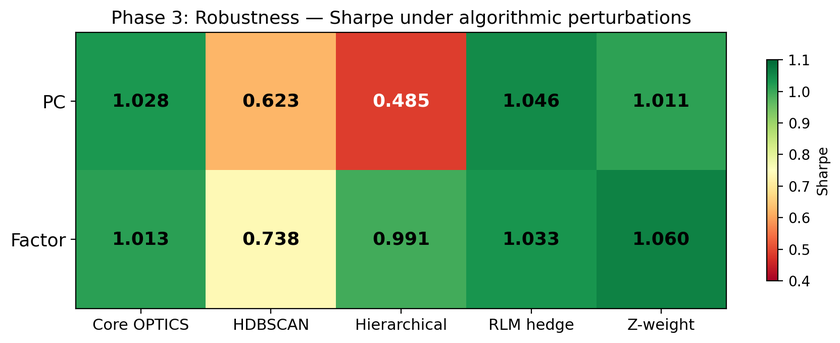
#> input picture submission/report/assets/robustness_heatmap.png, 840 x 343 px, shrunk from 1663 x 678 before the run
$ python build_supplementary_deck.py
#> lines starting #> are read from the running program, lines starting #| are printed output that depends on the picture
"""Build the supplementary slide deck — Phases 2.5–6.

Same visual language as build_deck.py (palette, helpers, layout).
Run:  python3 report/build_supplementary_deck.py
  →   report/QF621_supplementary_deck.pdf
"""
from __future__ import annotations
import textwrap
from pathlib import Path
import matplotlib
matplotlib.use("Agg")
import matplotlib.pyplot as plt
from matplotlib.backends.backend_pdf import PdfPages
from matplotlib.patches import FancyBboxPatch, Rectangle
import matplotlib.image as mpimg

HERE = Path(__file__).resolve().parent
ASSETS = HERE / "assets"
OUT = HERE / "QF621_supplementary_deck.pdf"

# --- palette (same as main deck) ---
NAVY = "#1b4965"
BLUE = "#5fa8d3"
LIGHT = "#cae9ff"
INK = "#1d2733"
GRAY = "#5a6b7b"
BG = "#ffffff"
PANEL = "#f2f7fb"
GREEN = "#2e7d4f"
RED = "#b3402f"

plt.rcParams.update({"font.family": "DejaVu Sans"})
W, H = 13.333, 7.5
pages: list = []


def new_fig():
    fig = plt.figure(figsize=(W, H), dpi=200)
    fig.patch.set_facecolor(BG)
    ax = fig.add_axes([0, 0, 1, 1]); ax.set_xlim(0, 1); ax.set_ylim(0, 1); ax.axis("off")
    return fig, ax


def footer(ax, n):
    ax.add_patch(Rectangle((0, 0), 1, 0.012, color=NAVY, lw=0))
    ax.text(0.04, 0.035, "Clustering-Based Pairs Trading · QF621 — Supplementary", color=GRAY, fontsize=9)
    ax.text(0.96, 0.035, f"{n}", color=GRAY, fontsize=9, ha="right")


def header(ax, kicker, title):
    ax.text(0.055, 0.90, kicker.upper(), color=BLUE, fontsize=12.5, weight="bold")
    ax.text(0.055, 0.85, title, color=NAVY, fontsize=27, weight="bold", va="top")
    ax.add_patch(Rectangle((0.055, 0.76), 0.18, 0.006, color=BLUE, lw=0))


def bullets(ax, items, x=0.075, y=0.70, dy=0.105, width=78, fs=16, gap=0.0):
    cy = y
    for it in items:
        text = it[1] if isinstance(it, tuple) else it
        wrapped = textwrap.wrap(text, width=width)
        ax.add_patch(plt.Circle((x, cy + 0.005), 0.006, color=BLUE, transform=ax.transAxes))
        for i, line in enumerate(wrapped):
            ax.text(x + 0.022, cy - i * 0.045, line, color=INK, fontsize=fs, va="center")
        cy -= dy + 0.045 * (len(wrapped) - 1)
    return cy


def table(ax, headers, rows, col_x, y0, row_h=0.075, fs=14, highlight=None, align=None, band_w=None):
    highlight = highlight or {}
    align = align or ["left"] * len(headers)
    w = band_w if band_w is not None else col_x[-1] - col_x[0] + 0.10
    ax.add_patch(Rectangle((col_x[0] - 0.012, y0 - row_h * 0.62), w,
                           row_h, color=NAVY, lw=0))
    for j, h in enumerate(headers):
        ha = align[j]
        xx = col_x[j] + (0.085 if ha == "right" else 0)
        ax.text(xx, y0 - row_h * 0.10, h, color="white", fontsize=fs, weight="bold", ha=ha, va="center")
    y = y0 - row_h
    for ri, row in enumerate(rows):
        if ri % 2 == 0:
            ax.add_patch(Rectangle((col_x[0] - 0.012, y - row_h * 0.62), w,
                                   row_h, color=PANEL, lw=0))
        if ri in highlight:
            ax.add_patch(Rectangle((col_x[0] - 0.012, y - row_h * 0.62), w,
                                   row_h, color=highlight[ri], lw=0, alpha=0.55))
        for j, cell in enumerate(row):
            ha = align[j]
            xx = col_x[j] + (0.085 if ha == "right" else 0)
            wt = "bold" if ri in highlight else "normal"
            ax.text(xx, y - row_h * 0.10, str(cell), color=INK, fontsize=fs, ha=ha, va="center", weight=wt)
        y -= row_h


def image_slide(kicker, title, img, caption=None, img_w=0.62, top=0.72):
    fig, ax = new_fig(); header(ax, kicker, title)
    im = mpimg.imread(str(img)); h, w = im.shape[:2]
    aspect = h / w
    iw = img_w; ih = iw * aspect * (W / H)
    ix = (1 - iw) / 2; iy = top - ih
    iax = fig.add_axes([ix, max(iy, 0.14), iw, ih]); iax.axis("off"); iax.imshow(im)
    if caption:
        for i, line in enumerate(textwrap.wrap(caption, 120)):
            ax.text(0.5, 0.115 - i * 0.035, line, color=GRAY, fontsize=12.5, ha="center")
    return fig, ax


def lead_slide(title_lines, sub_lines, footer_line=None):
    fig, ax = new_fig()
    ax.add_patch(Rectangle((0, 0), 1, 1, color=NAVY, lw=0))
    ax.add_patch(Rectangle((0, 0.0), 1, 0.10, color=BLUE, lw=0))
    cy = 0.62
    for t, sz in title_lines:
        ax.text(0.5, cy, t, color="white", fontsize=sz, weight="bold", ha="center", va="center")
        cy -= 0.085 * (sz / 38)
    cy -= 0.04
    for s in sub_lines:
        ax.text(0.5, cy, s, color=LIGHT, fontsize=16, ha="center", va="center")
        cy -= 0.06
    if footer_line:
        ax.text(0.5, 0.05, footer_line, color="#9bbdd4", fontsize=12.5, ha="center")
    return fig, ax


# ============================ SLIDES ============================

# S1 — Title
f, _ = lead_slide(
    [("Supplementary Slides", 40),
     ("Phases 2.5 – 6: Extensions, Robustness, Realism & Honesty Tests", 18)],
    ["Factor-beta extension · robustness testing · transaction costs · out-of-sample",
     "Position carry-over · implementation-correctness review · bootstrap CIs · dispersion"],
    "These slides continue from the main deck (Phases 0–2)")
pages.append(f)

# S2 — Phase 2.5: Factor-Beta Extension
pg = 2
f, ax = new_fig(); header(ax, "Phase 2.5 · Original Extension", "Factor-beta clustering — a structurally different signal")
bullets(ax, [
    "Cluster stocks by shared RISK-FACTOR EXPOSURES, not return co-movement.",
    "Ridge-regress each stock's returns on 18 factors (6 FF style + 12 FF industry) → 18-d beta vector per stock.",
    "Distance = standardised Euclidean between beta vectors. Stocks with similar factor loadings cluster together.",
], y=0.70, dy=0.095, fs=15.5, width=90)
ax.add_patch(FancyBboxPatch((0.07, 0.24), 0.85, 0.16, boxstyle="round,pad=0.015,rounding_size=0.02",
             fc=PANEL, ec=BLUE, lw=1.5))
ax.text(0.09, 0.345, "Results", color=NAVY, fontsize=14, weight="bold")
ax.text(0.09, 0.295, "Factor core Sharpe 1.013 (comparable to PC 1.028). Factor + cointegration filter: 0.858.",
        color=INK, fontsize=14.5)
ax.text(0.09, 0.255, "An independent metric reaching ~1.0 is strong evidence the edge is real, not a PC-specific artefact.",
        color=INK, fontsize=14.5)
footer(ax, pg); pages.append(f)

# S3 — Phase 3: Robustness Heatmap
pg = 3
f, ax = image_slide("Phase 3 · Robustness", "What breaks when you swap components?",
                    ASSETS / "robustness_heatmap.png",
                    caption="Clustering algorithm is LOAD-BEARING: HDBSCAN/hierarchical dilute PC badly (0.485-0.623). Factor-beta is sturdier — holds 0.991 under hierarchical where PC breaks. Hedge ratio & sizing are secondary (±0.05).",
                    img_w=0.62, top=0.72)
#> in image_slide, im is the input picture: shape (343, 840, 4) float32; mean R, G, B, A 0.584, 0.724, 0.563, 1
footer(ax, pg); pages.append(f)

# S4 — Phase 3: Robustness summary
pg = 4
f, ax = new_fig(); header(ax, "Phase 3 · Robustness", "What we learned — and what it means for deployment")
ax.text(0.075, 0.71, "8-cell grid:  {PC, Factor} × {HDBSCAN, Hierarchical, RLM hedge, Z-weight}",
        color=NAVY, fontsize=15, weight="bold")
table(ax, ["", "PC", "Factor"], [
    ["Core (OPTICS, OLS, equal)", "1.028", "1.013"],
    ["HDBSCAN", "0.623", "0.738"],
    ["Hierarchical", "0.485", "0.991"],
    ["RLM hedge ratio", "1.046", "1.033"],
    ["Z-weight sizing", "1.011", "1.060"],
], col_x=[0.075, 0.62, 0.78], y0=0.64, row_h=0.072, fs=14,
   align=["left", "right", "right"])
ax.add_patch(FancyBboxPatch((0.07, 0.14), 0.85, 0.14, boxstyle="round,pad=0.015,rounding_size=0.02",
             fc=PANEL, ec=BLUE, lw=1.4))
ax.text(0.09, 0.235, "Robustness bands:  PC 0.485 – 1.046  ·  Factor 0.615 – 1.060", color=NAVY, fontsize=14, weight="bold")
ax.text(0.09, 0.175, "Factor-beta is the more robust metric in-sample (tighter band, survives the harshest perturbation).",
        color=INK, fontsize=14)
footer(ax, pg); pages.append(f)

# S5 — Phase 4a: Realism
pg = 5
f, ax = image_slide("Phase 4a · Realism", "From frictionless to deployable — the cost drag",
                    ASSETS / "realism_waterfall.png",
                    caption="Realistic frictions (actual CRSP bid/ask + 35 bps borrow + 3.5σ stop) roughly halve Sharpe to ~0.57. Passive execution (+0.21) is the #1 lever; dropping the stop (+0.11-0.14) is #2.",
                    img_w=0.56, top=0.72)
#> call 2 of image_slide, with kicker = 'Phase 4a · Realism', img_w = 0.56, top = 0.72
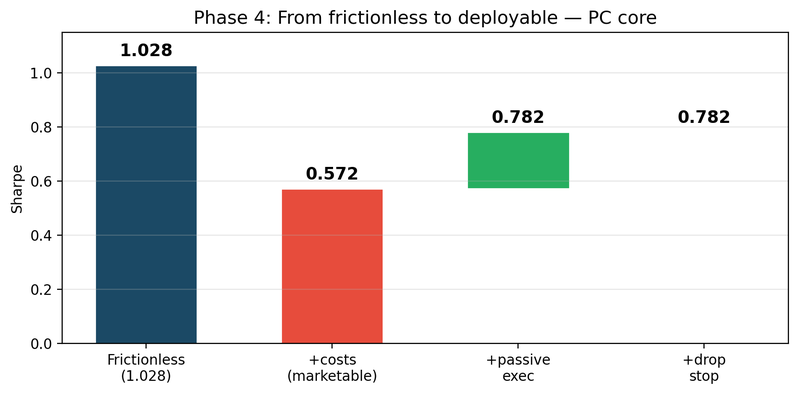
#> input picture submission/report/assets/realism_waterfall.png, 798 x 394 px, shrunk from 1579 x 779 before the run
#> in image_slide, im is the input picture: shape (394, 798, 4) float32; mean R, G, B, A 0.878, 0.873, 0.874, 1
footer(ax, pg); pages.append(f)

# S6 — Phase 4a: Cost levers
pg = 6
f, ax = new_fig(); header(ax, "Phase 4a · Realism", "Which levers recover the edge?")
table(ax, ["Lever", "PC Sharpe", "Effect"], [
    ["Baseline (full realism)", "0.572", "—"],
    ["+ Passive execution", "0.782", "+0.210  (#1)"],
    ["+ Drop the 3.5σ stop", "0.782", "+0.11–0.14  (#2)"],
    ["+ Cointegration filter", "worse", "sheds more alpha than turnover saved"],
], col_x=[0.075, 0.50, 0.68], y0=0.68, row_h=0.080, fs=14.5,
   align=["left", "right", "left"],
   highlight={1: LIGHT, 2: LIGHT})
bullets(ax, [
    "The stop-loss is NET-NEGATIVE: extra round-trips cost more than the tail protection they buy.",
    "Passive execution (limit orders, half the spread) is realistic for a monthly strategy and recovers most of the gap.",
], y=0.25, dy=0.085, fs=15, width=90)
footer(ax, pg); pages.append(f)

# S7 — Phase 4b: Lookahead
pg = 7
f, ax = new_fig(); header(ax, "Phase 4b · Integrity", "Lookahead-bias audit — 6/6 PASS")
bullets(ax, [
    "Black-box test: run full period (2003–2023) and truncated (2003–cut date). Compare daily position vectors on overlap.",
    "If IDENTICAL → no lookahead. If they differ → a decision on day T used data from after day T.",
], y=0.70, dy=0.085, fs=15.5, width=95)
table(ax, ["Metric", "Cut date", "Overlap days", "Mismatches", "Result"], [
    ["PC", "2017-12-31", "3,776", "0", "PASS"],
    ["PC", "2013-12-31", "2,768", "0", "PASS"],
    ["PC", "2009-12-31", "1,762", "0", "PASS"],
    ["Factor", "2017-12-31", "3,776", "0", "PASS"],
    ["Factor", "2013-12-31", "2,768", "0", "PASS"],
    ["Factor", "2009-12-31", "1,762", "0", "PASS"],
], col_x=[0.075, 0.26, 0.44, 0.61, 0.78], y0=0.48, row_h=0.055, fs=12.5,
   align=["left", "left", "right", "right", "left"])
footer(ax, pg); pages.append(f)

# S8 — Phase 4c: OOS
pg = 8
f, ax = image_slide("Phase 4c · Out-of-Sample", "The real test — 23 months of unseen 2024–2025 data",
                    ASSETS / "oos_bar.png",
                    caption="PC generalises (0.858 ≈ IS 1.028). Factor collapses (0.117 ≈ noise) — sturdier in-sample but weaker OOS. Both weak in trending 2024, recovered in 2025 (regime dependence). Honest deployable Sharpe: ~0.5–0.8.",
                    img_w=0.50, top=0.72)
#> call 3 of image_slide, with kicker = 'Phase 4c · Out-of-Sample', img_w = 0.5, top = 0.72
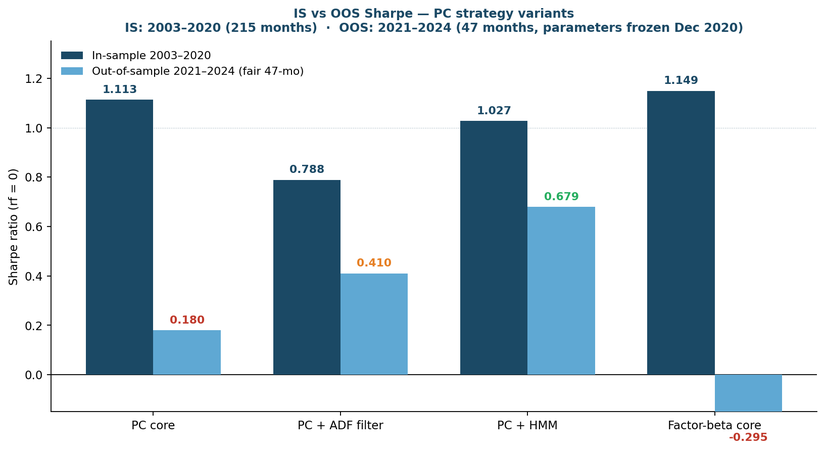
#> input picture oos_bar.png, 825 x 451 px, shrunk from 1633 x 892 before the run, found by its file name
#> in image_slide, im is the input picture: shape (451, 825, 4) float32; mean R, G, B, A 0.777, 0.829, 0.86, 1
footer(ax, pg); pages.append(f)

# S9 — Phase 5: Carry-over
pg = 9
f, ax = new_fig(); header(ax, "Phase 5 · Carry-Over", "Hold positions over month-end instead of force-closing")
ax.text(0.075, 0.72, "Motivation: 88% of trades force-close at month-end at a mean loss.", color=NAVY, fontsize=15.5, weight="bold")
bullets(ax, [
    "Freeze hedge ratio (γ) at entry — never re-fit mid-trade.",
    "MAX_CARRY_MONTHS = 3, tied to the 60-day half-life ceiling.",
    "Force-close a carried pair if the cluster no longer endorses it.",
], y=0.63, dy=0.07, fs=14.5, width=92)
ax.text(0.075, 0.40, "Key finding: carry is a COST lever, not a signal lever.", color=NAVY, fontsize=15.5, weight="bold")
table(ax, ["", "PC (frictionless)", "PC (net of cost)"], [
    ["No-carry", "1.028", "0.855"],
    ["Carry", "1.019", "0.900"],
    ["Delta", "-0.009", "+0.045"],
], col_x=[0.075, 0.45, 0.68], y0=0.35, row_h=0.060, fs=14,
   align=["left", "right", "right"],
   highlight={2: LIGHT})
ax.text(0.075, 0.095, "Carry cut trades by 39% → turnover savings pay off net of costs. Moved PC from 0.572 → 0.900.",
        color=GRAY, fontsize=13)
footer(ax, pg); pages.append(f)

# S10 — Phase 5: Grid & drawdown
pg = 10
f, ax = image_slide("Phase 5 · Carry-Over", "Carry is metric-dependent — but drawdown improves everywhere",
                    ASSETS / "carry_deltas.png",
                    caption="SSD gains most (+0.097/+0.077 — worst baseline, slowest reversions). PC gains net-of-cost only (+0.045). Factor HURTS (drifting betas). But drawdown improves for ALL three metrics.",
                    img_w=0.55, top=0.72)
#> call 4 of image_slide, with kicker = 'Phase 5 · Carry-Over', img_w = 0.55, top = 0.72
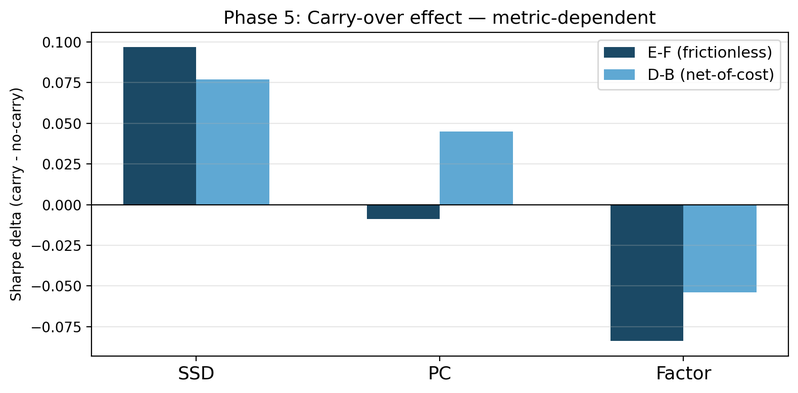
#> input picture submission/report/assets/carry_deltas.png, 798 x 393 px, shrunk from 1579 x 777 before the run
#> in image_slide, im is the input picture: shape (393, 798, 4) float32; mean R, G, B, A 0.867, 0.899, 0.918, 1
footer(ax, pg); pages.append(f)

# S11 — Phase 5: OOS verdict
pg = 11
f, ax = new_fig(); header(ax, "Phase 5 · Carry-Over", "OOS verdict: carry does NOT generalise")
table(ax, ["Metric", "IS carry (E)", "OOS carry", "OOS no-carry (Ph4)"], [
    ["PC", "1.019", "0.434", "0.858"],
    ["Factor", "0.929", "-0.016", "0.117"],
    ["SSD", "0.686", "0.071", "—"],
], col_x=[0.075, 0.35, 0.55, 0.73], y0=0.68, row_h=0.080, fs=15,
   align=["left", "right", "right", "right"],
   highlight={0: "#f5c6cb"})
bullets(ax, [
    "PC carry OOS (0.434) ≈ HALF the no-carry OOS (0.858). The in-sample +0.045 net gain did NOT survive.",
    "2024–2025 was strongly trending, low-dispersion — adverse for mean-reversion, worst for long holds. Carry doubled hold time (20→50 days).",
    "Verdict: do NOT ship carry as a default. Passive execution remains a separately validated lever.",
], y=0.37, dy=0.080, fs=14.5, width=95)
footer(ax, pg); pages.append(f)

# S12 — Phase 6: Title
pg = 12
f, ax = new_fig(); header(ax, "Phase 6 · Correctness", "Correctness review — six fixes, one at a time")
ax.text(0.075, 0.72, "A line-by-line code review found six flaws. None are lookahead bias (6/6 audit stands).",
        color=INK, fontsize=15.5)
table(ax, ["ID", "Fix", "What was wrong"], [
    ["D6.1", "MacKinnon p-values", "Engle-Granger: anti-conservative raw-ADF on residuals"],
    ["D6.2", "Delisting fix", "Code-map shifted one CRSP bucket; dlret not compounded"],
    ["D6.3", "Stop cooldown", "Stop-out re-entered same position next day (churn)"],
    ["D6.5", "Execution delay", "Fills at signal close (can't observe close and trade at it)"],
], col_x=[0.075, 0.17, 0.40], y0=0.62, row_h=0.072, fs=13,
   align=["left", "left", "left"], band_w=0.87)
ax.add_patch(FancyBboxPatch((0.07, 0.16), 0.85, 0.12, boxstyle="round,pad=0.015,rounding_size=0.02",
             fc=PANEL, ec=NAVY, lw=1.4))
ax.text(0.09, 0.24, "Discipline: every fix behind its own flag, defaults bit-identical, re-run one-at-a-time.",
        color=NAVY, fontsize=14, weight="bold")
ax.text(0.09, 0.19, "No flags tuned on Sharpe — these are CORRECTNESS changes. Whatever they do, we report.",
        color=INK, fontsize=14)
footer(ax, pg); pages.append(f)

# S13 — Phase 6: Ladder
pg = 13
f, ax = image_slide("Phase 6 · Correctness", "Corrections ladder — what changed?",
                    ASSETS / "corrections_ladder.png",
                    caption="Headline (pc_core) robust to delisting fix (1.028→1.007) and survives honest fills (0.882, 86% genuine). The cointegration filter was an artifact (0.752→0.299). Stop still net-negative with churn removed.",
                    img_w=0.65, top=0.72)
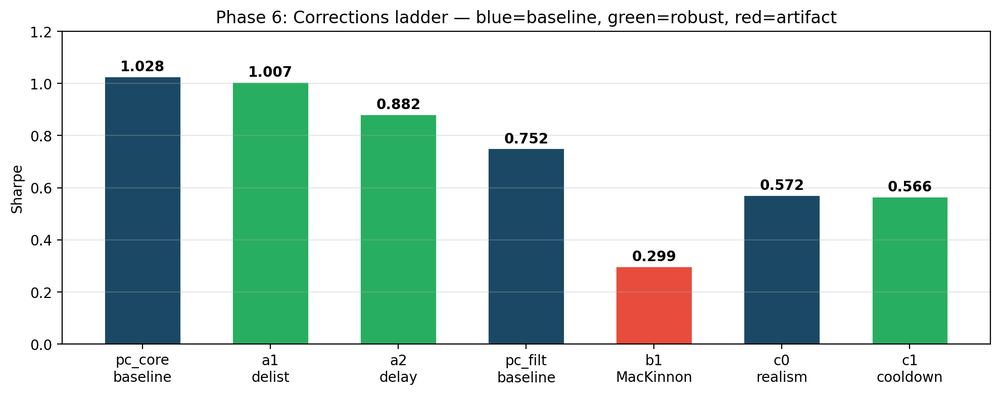
#> input picture submission/report/assets/corrections_ladder.png, 1000 x 395 px, shrunk from 1979 x 782 before the run
#> in image_slide, im is the input picture: shape (395, 1000, 4) float32; mean R, G, B, A 0.77, 0.845, 0.819, 1
footer(ax, pg); pages.append(f)

# S14 — Phase 6: MacKinnon finding
pg = 14
f, ax = new_fig(); header(ax, "Phase 6 · Finding 1", "The cointegration filter was a statistical artifact")
bullets(ax, [
    "Raw ADF on estimated residuals is anti-conservative — effective threshold ~12-15%, not 5%.",
    "Correct MacKinnon test: pass rate drops 26% → 11%, Sharpe collapses 0.752 → 0.299.",
], y=0.70, dy=0.08, fs=15, width=92)
ax.text(0.075, 0.50, "Trade-level decomposition of the filtered baseline:", color=NAVY, fontsize=14.5, weight="bold")
table(ax, ["Subset", "Trades", "Mean ret (bps)", "Hit rate"], [
    ["MacKinnon-passes", "3,937", "+12.1", "53.6%"],
    ["Raw-ADF-only", "4,989", "+19.3", "53.5%"],
], col_x=[0.075, 0.38, 0.55, 0.72], y0=0.44, row_h=0.068, fs=14,
   align=["left", "right", "right", "right"])
ax.add_patch(FancyBboxPatch((0.07, 0.11), 0.85, 0.12, boxstyle="round,pad=0.015,rounding_size=0.02",
             fc=PANEL, ec=RED, lw=1.5))
ax.text(0.09, 0.195, "Stronger cointegration evidence selects WORSE trades. The filter's only effect is shrinking N.",
        color=RED, fontsize=14, weight="bold")
ax.text(0.09, 0.14, "Dose-response: no filter 1.028 → weak filter 0.752 → correct filter 0.299. Edge = short-horizon reversion.",
        color=INK, fontsize=14)
footer(ax, pg); pages.append(f)

# S15 — Phase 6: Bootstrap CIs
pg = 15
f, ax = image_slide("Phase 6 · Error Bars", "Bootstrap 95% CIs — what the numbers actually mean",
                    ASSETS / "bootstrap_forest.png",
                    caption="OOS PC (0.858) consistent with IS (P(OOS>=IS)=33%) — generalisation strengthened. Factor CI = [-0.52, +1.12] — inconclusive. Execution delay (Δ=0.145, CI [0.02, 0.31]) significant but edge survives.",
                    img_w=0.60, top=0.72)
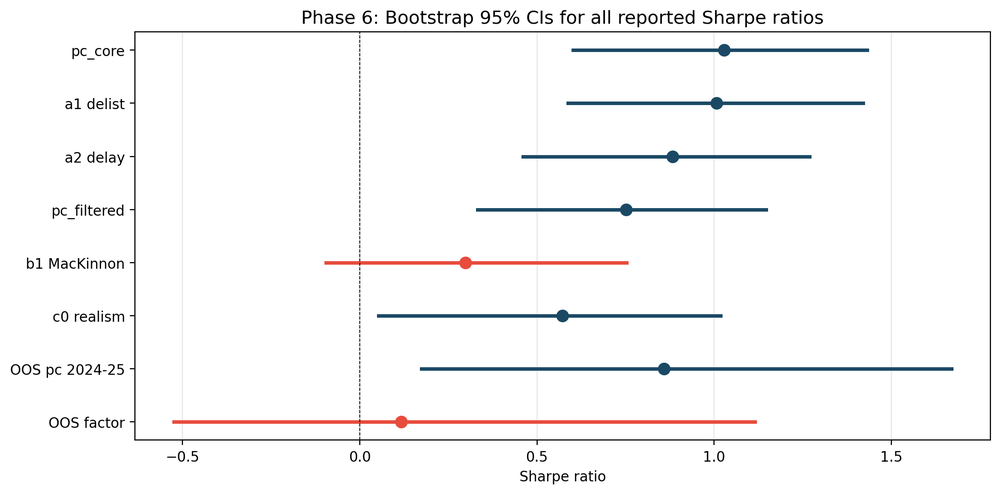
#> input picture submission/report/assets/bootstrap_forest.png, 1000 x 494 px, shrunk from 1979 x 978 before the run
#> in image_slide, im is the input picture: shape (494, 1000, 4) float32; mean R, G, B, A 0.969, 0.967, 0.969, 1
footer(ax, pg); pages.append(f)

# S16 — Phase 6: Dispersion
pg = 16
#> (the run stopped early here; a loop or call above may not have finished)
